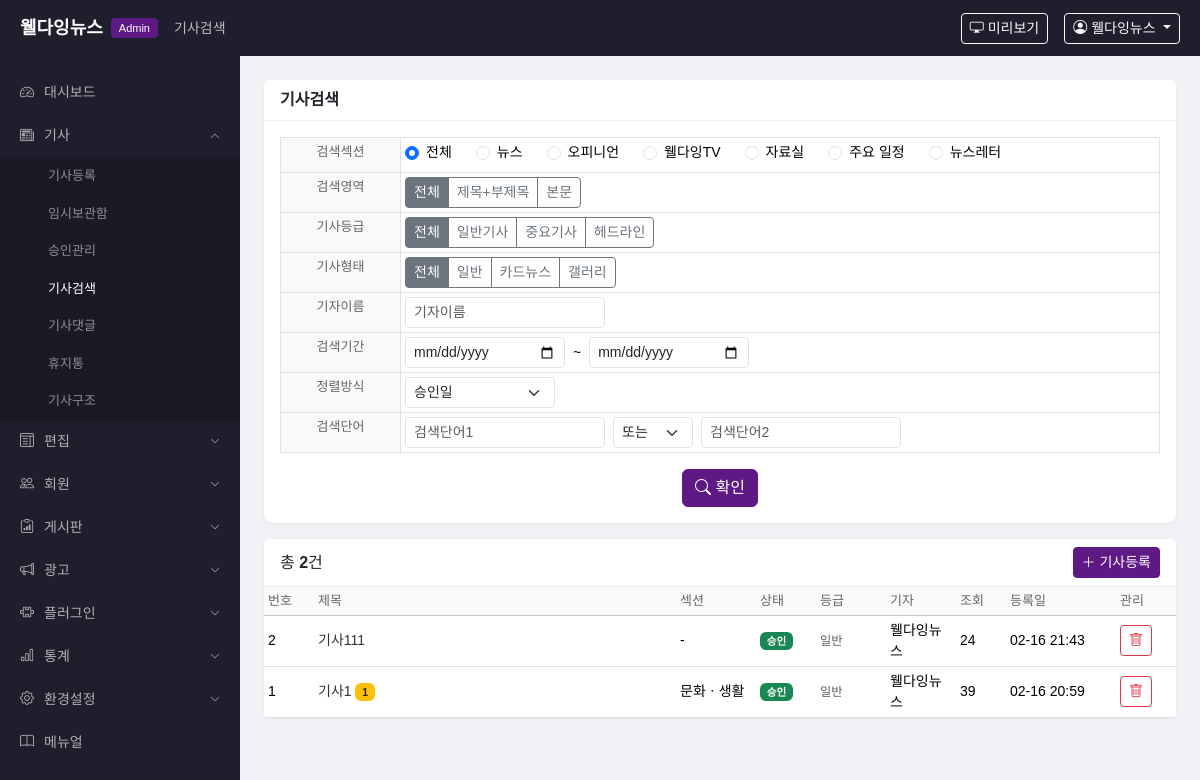
The app's page /admin/articles (signed in), older data.
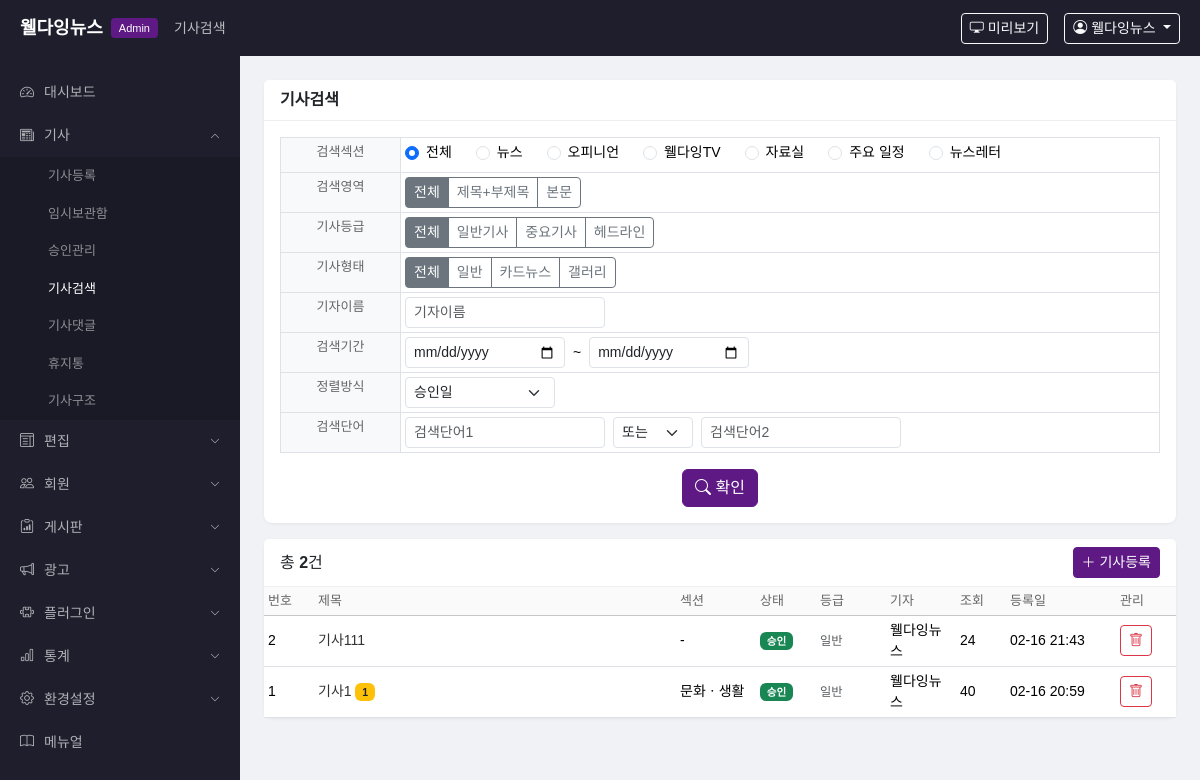
The same page, newer data.
### app/models.py (models this page shows, shortened)
class Article(db.Model):
    __tablename__ = 'article'
    id = db.Column(db.Integer, primary_key=True)
    title = db.Column(db.String(500), nullable=False)
    subtitle = db.Column(db.Text, default='')
    content = db.Column(db.Text, default='')
    summary = db.Column(db.Text, default='')
    section_id = db.Column(db.Integer, db.ForeignKey('section.id'))
    subsection_id = db.Column(db.Integer, db.ForeignKey('sub_section.id'))
    author_name = db.Column(db.String(50), default='웰다잉뉴스')
    author_email = db.Column(db.String(100), default='welldyingnews@naver.com')
    source = db.Column(db.String(100), default='')  # 기사출처
    level = db.Column(db.String(1), default='B')  # B=일반, I=중요, T=헤드라인
    recognition = db.Column(db.String(1), default='E')  # C=미승인, E=승인, R=반려
    article_type = db.Column(db.String(1), default='B')  # B=일반, P=카드뉴스, G=갤러리
    thumbnail_path = db.Column(db.String(500), default='')
    keyword = db.Column(db.String(500), default='')
    view_count = db.Column(db.Integer, default=0)
    created_at = db.Column(db.DateTime, default=datetime.now)
    updated_at = db.Column(db.DateTime, default=datetime.now, onupdate=datetime.now)
    embargo_date = db.Column(db.DateTime, nullable=True)
    is_deleted = db.Column(db.Boolean, default=False)
    section = db.relationship('Section', backref='articles')
    subsection = db.relationship('SubSection', backref='articles')
    article_relations = db.relationship('ArticleRelation', foreign_keys='ArticleRelation.article_id',
                                        backref='article', lazy='dynamic', cascade='all, delete-orphan')

class SubSection(db.Model):
    __tablename__ = 'sub_section'
    id = db.Column(db.Integer, primary_key=True)
    code = db.Column(db.String(10), unique=True, nullable=False)
    name = db.Column(db.String(50), nullable=False)
    section_id = db.Column(db.Integer, db.ForeignKey('section.id'), nullable=False)
    sort_order = db.Column(db.Integer, default=0)

### app/admin/routes.py (the view, shortened to what this page needs)
@admin_bp.route('/articles')
@admin_required
def article_list():
    from datetime import timedelta
    page = request.args.get('page', 1, type=int)
    per_page = 20
    show_deleted = request.args.get('deleted', '0') == '1'
    sc_section_code = request.args.get('sc_section_code', '')
    sc_area = request.args.get('sc_area', 'A')
    sc_level = request.args.get('sc_level', '')
    sc_article_type = request.args.get('sc_article_type', '')
    sc_user_name = request.args.get('sc_user_name', '').strip()
    sc_word = request.args.get('sc_word', '').strip()
    sc_word2 = request.args.get('sc_word2', '').strip()
    sc_andor = request.args.get('sc_andor', 'OR')
    sc_sdate = request.args.get('sc_sdate', '')
    sc_edate = request.args.get('sc_edate', '')
    sc_order_by = request.args.get('sc_order_by', 'E')
    q = request.args.get('q', '').strip()
    section_id = request.args.get('section_id', '')
    recognition = request.args.get('recognition', '')
    query = Article.query
    if show_deleted:
        query = query.filter_by(is_deleted=True)
    else:
        query = query.filter_by(is_deleted=False)
    if sc_section_code:
        query = query.filter_by(section_id=int(sc_section_code))
    elif section_id:
        query = query.filter_by(section_id=int(section_id))
    if sc_level:
        query = query.filter_by(level=sc_level)
    if sc_article_type:
        query = query.filter_by(article_type=sc_article_type)
    if recognition:
        query = query.filter_by(recognition=recognition)
    if sc_user_name:
        query = query.filter(Article.author_name.contains(sc_user_name))
    def _word_filter(word, area):
        if area == 'T':
            return db.or_(Article.title.contains(word), Article.subtitle.contains(word))
        elif area == 'B':
            return Article.content.contains(word)
        else:
            return db.or_(Article.title.contains(word), Article.content.contains(word))
    if sc_sdate:
        try:
            query = query.filter(Article.created_at >= datetime.strptime(sc_sdate, '%Y-%m-%d'))
        except ValueError:
            pass
    if sc_edate:
        try:
            query = query.filter(Article.created_at < datetime.strptime(sc_edate, '%Y-%m-%d') + timedelta(days=1))
        except ValueError:
            pass
    if sc_order_by == 'C':
        query = query.order_by(Article.view_count.desc())
    else:
        query = query.order_by(Article.created_at.desc())
    pagination = query.paginate(page=page, per_page=per_page, error_out=False)
    sections = Section.query.order_by(Section.sort_order).all()
    return render_template('admin/article_list.html',
                           articles=pagination.items,
                           pagination=pagination,
                           sections=sections,
                           q=q,
                           section_id=section_id,
                           recognition=recognition,
                           show_deleted=show_deleted,
                           sc_section_code=sc_section_code,
                           sc_area=sc_area,
                           sc_level=sc_level,
                           sc_article_type=sc_article_type,
                           sc_user_name=sc_user_name,
                           sc_word=sc_word,
                           sc_word2=sc_word2,
                           sc_andor=sc_andor,
                           sc_sdate=sc_sdate,
                           sc_edate=sc_edate,
                           sc_order_by=sc_order_by)

### app/__init__.py (called while the page is built)
def create_app():
    app = Flask(__name__)
    app.config.from_object(Config)
    os.makedirs(app.config['UPLOAD_FOLDER'], exist_ok=True)
    db.init_app(app)
    login_manager.init_app(app)
    login_manager.login_view = 'admin.login'
    @login_manager.user_loader
    def load_user(user_id):
        return db.session.get(AdminUser, int(user_id))
    from app.admin import admin_bp
    from app.public import public_bp
    app.register_blueprint(admin_bp, url_prefix='/admin')
    app.register_blueprint(public_bp)
    with app.app_context():
        db.create_all()
    return app

### app/admin/routes.py (called while the page is built)
def admin_required(f):
    @wraps(f)
    @login_required
    def decorated(*args, **kwargs):
        return f(*args, **kwargs)
    return decorated

### app/admin/templates/admin/article_list.html (shortened to what the changed rows need)
{% extends "admin/base.html" %}
{% block content %}
{% if not show_deleted %}
<div class="card mb-3">
    <div class="card-body">
        <form method="get" id="searchForm">
            <table class="table table-sm table-bordered mb-3" style="table-layout:fixed">
                <tbody>
                    <tr>
                        <th class="bg-light text-center" width="120">검색섹션</th>
                    </tr>
                    <tr>
                        <th class="bg-light text-center">검색영역</th>
                    </tr>
                    <tr>
                        <th class="bg-light text-center">기사등급</th>
                    </tr>
                    <tr>
                        <th class="bg-light text-center">기사형태</th>
                    </tr>
                    <tr>
                        <th class="bg-light text-center">기자이름</th>
                    </tr>
                    <tr>
                        <th class="bg-light text-center">검색기간</th>
                    </tr>
                    <tr>
                        <th class="bg-light text-center">정렬방식</th>
                    </tr>
                    <tr>
                        <th class="bg-light text-center">검색단어</th>
                    </tr>
                </tbody>
            </table>
        </form>
    </div>
</div>
{% endif %}
<div class="card">
    <div class="table-responsive">
        <table class="table table-hover table-sm mb-0 align-middle">
            <thead class="table-light">
                <tr>
                    <th width="50">번호</th>
                    <th>제목</th>
                    <th width="80">섹션</th>
                    <th width="60">상태</th>
                    <th width="70">등급</th>
                    <th width="70">기자</th>
                    <th width="50">조회</th>
                    <th width="110">등록일</th>
                    <th width="60">관리</th>
                </tr>
            </thead>
            <tbody>
                {% for article in articles %}
                <tr>
                    <td class="small">{{ article.id }}</td>
                    <td>
                        <a href="{{ url_for('admin.article_edit', article_id=article.id) }}" class="text-decoration-none">
                            {{ article.title|truncate(50) }}
                        </a>
                        {% if article.comments.count() > 0 %}
                        <span class="badge bg-warning text-dark">{{ article.comments.count() }}</span>
                        {% endif %}
                    </td>
                    <td class="small">
                        {% if article.subsection %}{{ article.subsection.name }}
                        {% elif article.section %}{{ article.section.name }}
                        {% else %}-{% endif %}
                    </td>
                    <td>
                        {% if article.recognition == 'E' %}<span class="badge bg-success">승인</span>
                        {% elif article.recognition == 'C' %}<span class="badge bg-warning text-dark">미승인</span>
                        {% else %}<span class="badge bg-danger">반려</span>{% endif %}
                    </td>
                    <td>
                        {% if article.level == 'T' %}<span class="badge bg-dark">헤드</span>
                        {% elif article.level == 'I' %}<span class="badge bg-info text-dark">중요</span>
                        {% else %}<span class="text-muted small">일반</span>{% endif %}
                    </td>
                    <td class="small">{{ article.author_name }}</td>
                    <td class="small">{{ article.view_count }}</td>
                    <td class="small">{{ article.created_at.strftime('%m-%d %H:%M') }}</td>
                    <td>
                        {% if show_deleted %}
                        <form method="post" action="{{ url_for('admin.article_restore', article_id=article.id) }}" class="d-inline">
                            <button class="btn btn-sm btn-outline-success" title="복원"><i class="bi bi-arrow-counterclockwise"></i></button>
                        </form>
                        {% else %}
                        <form method="post" action="{{ url_for('admin.article_delete', article_id=article.id) }}" class="d-inline" onsubmit="return confirm('삭제하시겠습니까?')">
                            <button class="btn btn-sm btn-outline-danger" title="삭제"><i class="bi bi-trash"></i></button>
                        </form>
                        {% endif %}
                    </td>
                </tr>
                {% else %}
                <tr><td colspan="9" class="text-center py-4 text-muted">기사가 없습니다.</td></tr>
                {% endfor %}
            </tbody>
        </table>
    </div>
</div>
{% endblock %}

Row changes from the older to the newer data that the page shows:
changed Article "기사1": view_count "39" → "40"
